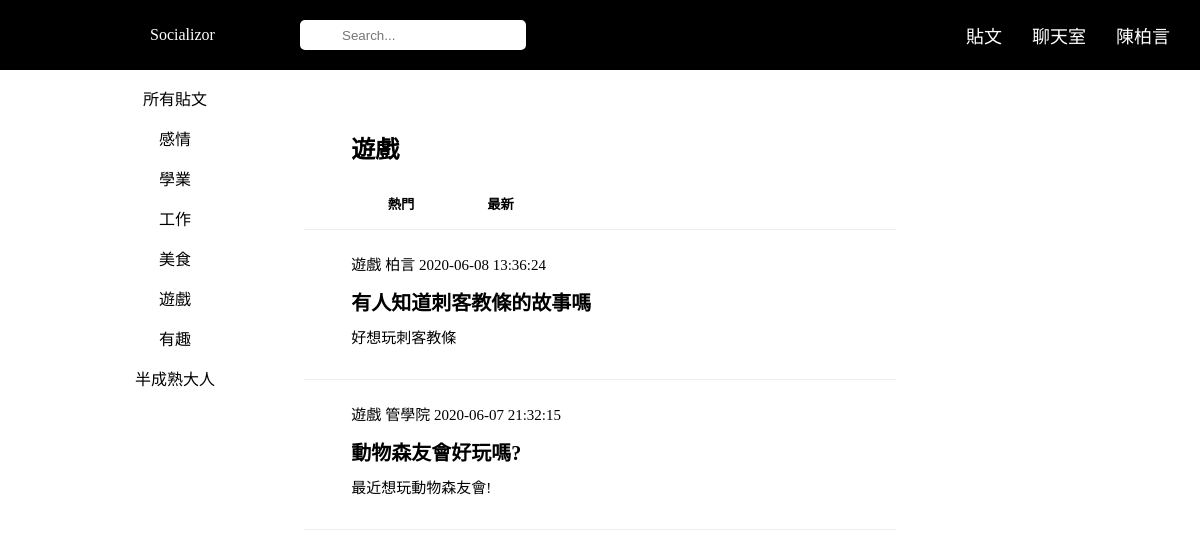
The app's page /usershowposts.php?pcate=遊戲 (signed in) with its own data.
### tables this page shows
CREATE TABLE `member` (
  `mId` char(100) NOT NULL,
  `name` char(50) NOT NULL,
  `nickname` char(50) NOT NULL,
  `email` char(100) NOT NULL,
  `mpsw` char(50) NOT NULL,
  `gender` char(50) NOT NULL,
  `dep` char(50) NOT NULL,
  `verification` int(50) NOT NULL,
  `image` longblob NOT NULL
);

CREATE TABLE `post` (
  `pId` char(100) NOT NULL,
  `author` char(100) NOT NULL,
  `pcategory` char(50) NOT NULL,
  `ident` char(100) NOT NULL,
  `header` char(100) NOT NULL,
  `pcontent` varchar(10000) NOT NULL,
  `pTime` timestamp NOT NULL DEFAULT current_timestamp() ON UPDATE current_timestamp(),
  `likes` int(100) NOT NULL
);

### usershowposts.php (the view, shortened to what this page needs)
<!DOCTYPE html>
<?php
    $user = $_SESSION['user'];
    include("connection.php");
    mysqli_set_charset($db_link,'utf8');
    $query = "SELECT * FROM member WHERE mId = '$user' ";
    $result = mysqli_query($db_link, $query);
    $row_result = mysqli_fetch_assoc($result);
?>
<html lang="en">
<head>
	<link rel="stylesheet" type="text/css" href="web.css">
</head>
<body>
	<div class="header">
		<div class="headerlogo">
			<a href="user.php">Socializor</a>
		</div>
  		<form class="headersearch">
  			<input id='autosearch' class="search" type="text" name="search" placeholder="Search...">
  		</form>
  		<div class="headerlogined" >
  			<ul>
  				<li><a href="writepost.php">貼文</a></li>
  				<li><a href="chatroom.php">聊天室</a></li>
  				<li id="username" onclick="openuserinfo()"><?php echo $row_result['name'];?></li>
  			</ul>
		</div>
	</div>
	<div class="leftside" id="leftside">
		<a class="category" id="allposts" href="./user.php">所有貼文</a>
		<div class="categories">
			<a class="category" id="relation" href="./usershowposts.php?pcate=感情">感情</a>
			<a class="category" id="study" href="./usershowposts.php?pcate=學業">學業</a>
			<a class="category" id="job" href="./usershowposts.php?pcate=工作">工作</a>
			<a class="category" id="food" href="./usershowposts.php?pcate=美食">美食</a>
			<a class="category" id="game" href="./usershowposts.php?pcate=遊戲">遊戲</a>
			<a class="category" id="funny" href="./usershowposts.php?pcate=有趣">有趣</a>
			<a class="category" id="adults" href="./usershowposts.php?pcate=半成熟大人">半成熟大人</a>
		</div>
	</div>
	<div class="middleside" id='middleside'>
		<div class="postheadersticky">
			<h2><?php echo $_GET['pcate']?></h2>
			<button class="tablink2" onclick="openpage1('hit')"><b>熱門</b></button>
			<button class="tablink2" onclick="openpage1('new')" id="default"><b>最新</b></button>
		</div>
		<div class="tabcontent2" id="new">
			<?php
				$pcate = $_GET['pcate'];
				$query1 = "SELECT * FROM post WHERE pcategory='$pcate' ORDER BY pTime DESC";
				$posts = mysqli_query($db_link, $query1);
				while ($post = mysqli_fetch_assoc($posts)) {
					echo "<div class='post' onclick='createmodal(".$post['pId'].")'>";
						echo "<div class='posterinfo'>";
							echo "<p>".$post['pcategory']."&nbsp"."</p>";
							echo "<p>".$post['ident']."&nbsp"."</p>";
							echo "<p>".$post['pTime']."&nbsp"."</p>";
						echo "</div>";
						echo "<p class='posterheader'>".$post['header']."</p>";
						echo "<p class='tover'>".$post['pcontent']."</p>";
					echo "</div>";
				}
			?>
		</div>
	</div>
</body>
</html>

### web.css (style rules this page uses)
body { font-family: Microsoft JhengHei; }
.header { position: fixed; z-index: 1; top: 0; left: 0; width: 100%; height: 70px; background-color: black; display: -webkit-flex; display: flex; -webkit-align-items: center; align-items: center; }
.header a { text-decoration: none; color: white; }
.headerlogo { box-sizing: border-box; display: inline-block; width: 25%; padding-left: 12.5%; }
.headersearch { display: inline-block; width: 50%; }
.headerlogined { display: inline-block; width: 25%; }
.headerlogined li { display: inline-block; margin-left: 10%; color: white; font-size: 18px; }
.leftside { position: fixed; z-index: 1; height: 100%; width: 25%; left: 0; margin-top: -10px; overflow-x: hidden; box-sizing: border-box; padding: 10px 10px 10px 5%; overflow: hidden; }
.leftside a { text-decoration: none; display: block; color: black; }
.categories { height: 100%; width: 100%; overflow-y: hidden; }
.category { height: 40px; width: 100%; line-height: 40px; text-align: center; }
.middleside { box-sizing: border-box; margin-top: 80px; margin-left: 25%; margin-right: 25%; }
.postheadersticky { position: sticky; top: 70px; width: 100%; height: 150px; box-sizing: border-box; background-color: white; padding: 30px 8% 0 8%; border-style: none none groove none; border-width: 1px; border-radius: 5px 5px 0 0; }
.post { width: 100%; height: 150px; box-sizing: border-box; padding: 15px 8%; background-color: white; border-style: none none groove none; border-width: 1px; font-size: 15px; }
.post p { line-height: 10px; }
.tover { width: 100%; white-space: nowrap; overflow: hidden; text-overflow: ellipsis; height: 20px; display: -webkit-flex; display: flex; -webkit-align-items: center; align-items: center; }
.posterinfo { height: 33px; }
.posterinfo p, img { display: inline-block; }
.posterheader { font-weight: bold; font-size: 20px; }
.tablink2 { box-sizing: border-box; float: left; border: none; outline: none; cursor: pointer; padding: 2.8%; width: 20%; height: 40px; line-height: 5px; color: black; background-color: white; }
.tabcontent2 { display: none; }
input.search { box-sizing: border-box; height: 30px; border-radius: 5px; border: 2px solid white; padding: 5px 5px 5px 40px; background-image: url('projectimages/searchicon.png'); background-position: 3px; background-repeat: no-repeat; transition: width ease-in-out; }

### records on screen
member: name "陳柏言"
post: pcategory "遊戲", ident "柏言", pTime "2020-06-08 13:36:24", header "有人知道刺客教條的故事嗎", pcontent "好想玩刺客教條"
post: pcategory "遊戲", ident "管學院", pTime "2020-06-07 21:32:15", header "動物森友會好玩嗎?", pcontent "最近想玩動物森友會!"

### other values on screen
$_GET['pcate'] "遊戲"
